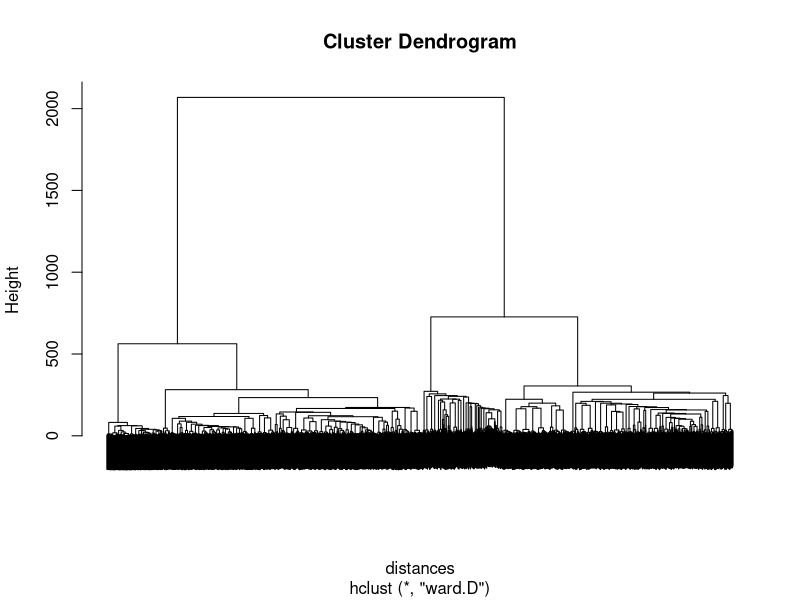

Here is the R script that generated this plot:
Sys.setlocale("LC_ALL", "C")

#Data
orders <- read.csv('orders.csv')
str(orders)
head(orders)

sort(table(orders$order_hour_of_day))
mean(orders$days_since_prior_order)

#Stats
cor(orders$fresh.fruits, orders$fresh.vegetables)
table(orders$frozen.pizza>=1)

#Normalizing
orders.aisle <- orders[, 5:ncol(orders)]
library('caret')
preproc <- preProcess(orders.aisle)
ordersNorm <- predict(preproc, orders.aisle)

max(ordersNorm$frozen.dessert)
min(ordersNorm$soft.drinks)

#Dendogram
distances <- dist(ordersNorm, method = "euclidean")

ClusterProducts <- hclust(distances, method = "ward.D")

plot(ClusterProducts, labels = FALSE)

#k-means clust
set.seed(200)
kcluster <- kmeans(ordersNorm, centers=4, iter.max = 1000)
str(kcluster)

kc1 <- subset(ordersNorm, kcluster$cluster==1)
kc2 <- subset(ordersNorm, kcluster$cluster==2)
kc3 <- subset(ordersNorm, kcluster$cluster==3)
kc4 <- subset(ordersNorm, kcluster$cluster==4)

tail(sort(colMeans(kc1)))
tail(sort(colMeans(kc2)))
tail(sort(colMeans(kc3)))
tail(sort(colMeans(kc4)))

kc11 <- subset(orders, kcluster$cluster==1)
kc12 <- subset(orders, kcluster$cluster==2)
kc13 <- subset(orders, kcluster$cluster==3)
kc14 <- subset(orders, kcluster$cluster==4)

mean(kc11$order_hour_of_day)
mean(kc12$order_hour_of_day)
mean(kc13$order_hour_of_day)
mean(kc14$order_hour_of_day)

mean(kc11$days_since_prior_order)
mean(kc12$days_since_prior_order)
mean(kc13$days_since_prior_order)
mean(kc14$days_since_prior_order)
